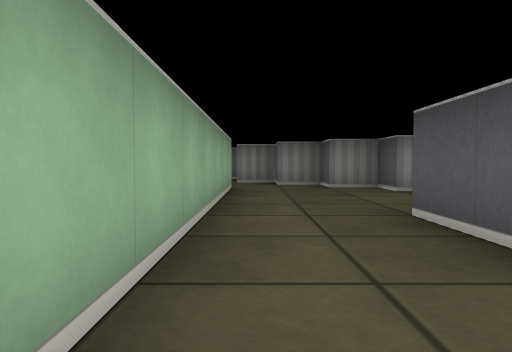
view 1 (above)

24 first-person views from a walk through a cub3D maze. The camera is about half as high as the walls, tilts 2° down and sees 70° across. The floor is counted in squares. Each view is taken from the middle of a square. On the plan, view 1 faces up. The plan holds only what a view shows up to about 9 squares ahead; the rest is blank.

view 2
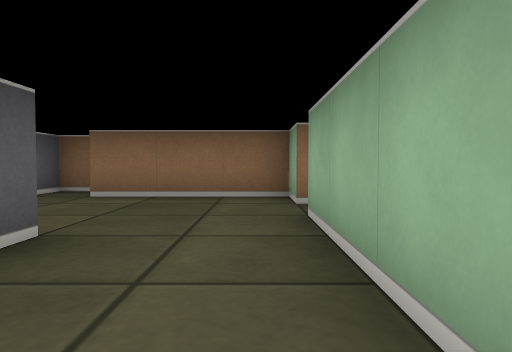

view 3
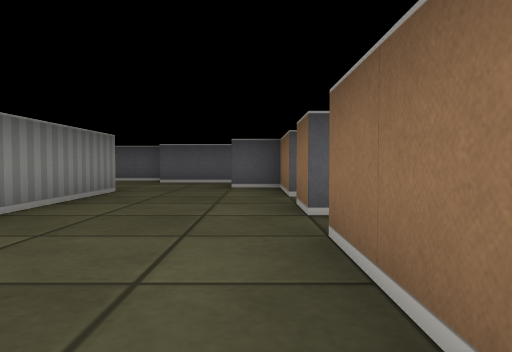

view 4
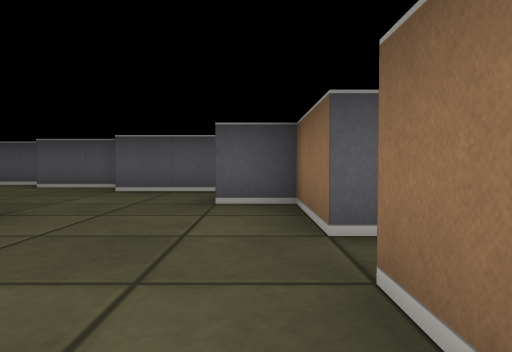

view 5
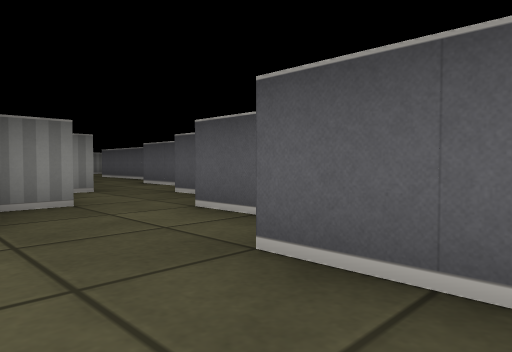

view 6
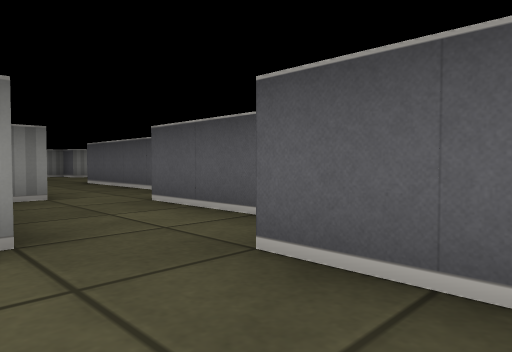

view 7
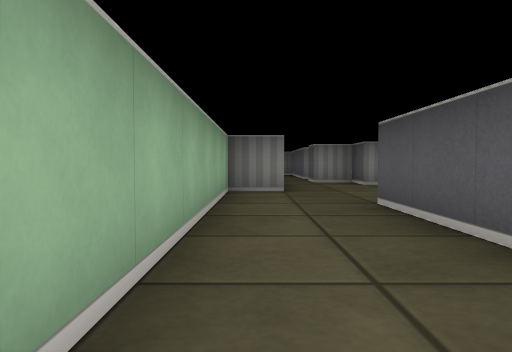

view 8
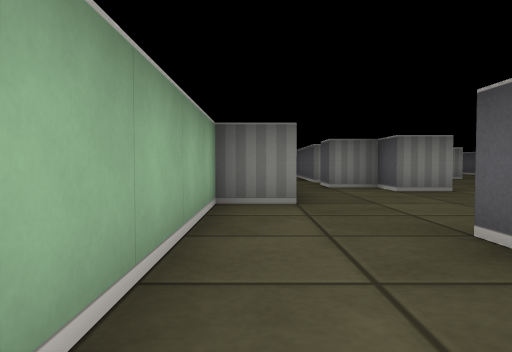

view 9
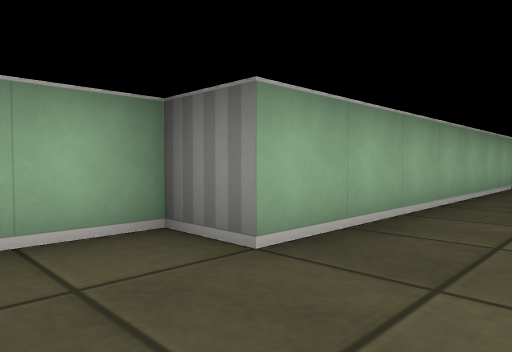

view 10
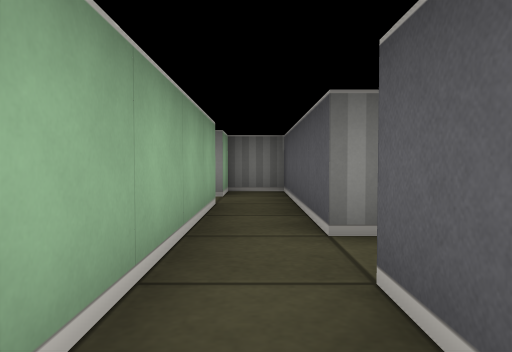

view 11
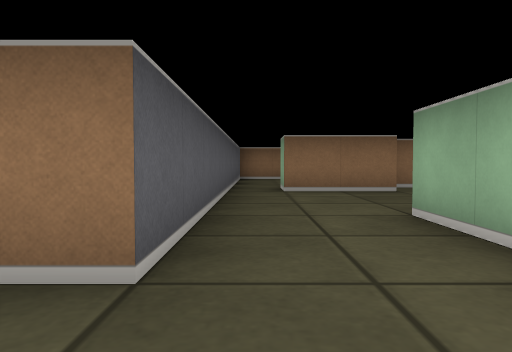

view 12
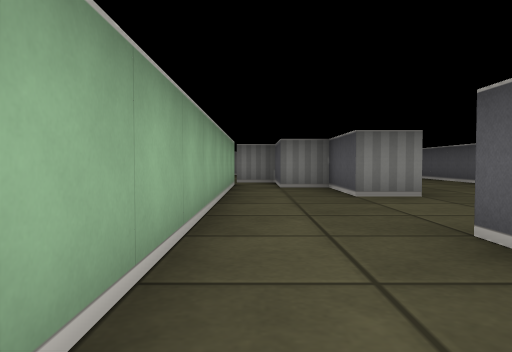

view 13
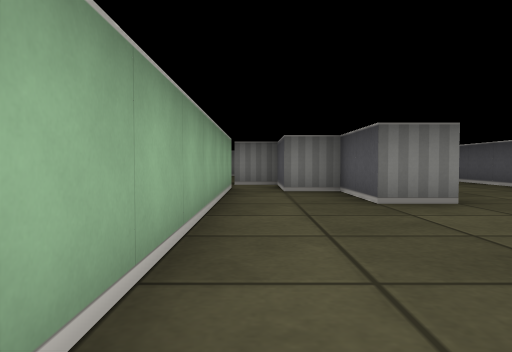

view 14
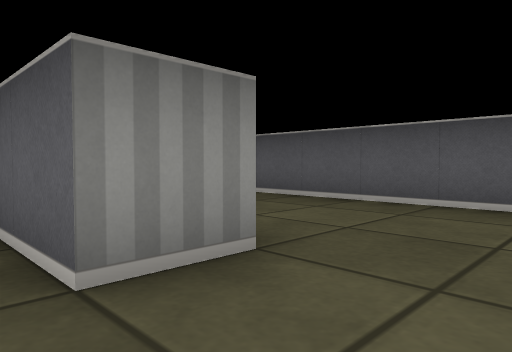

view 15
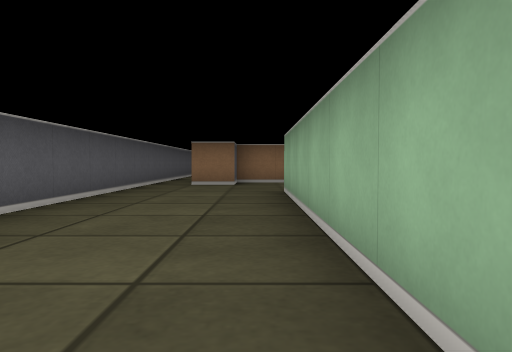

view 16
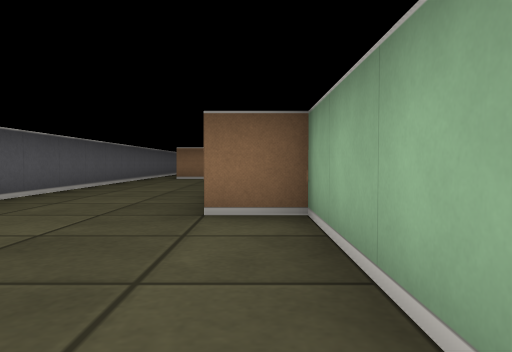

view 17
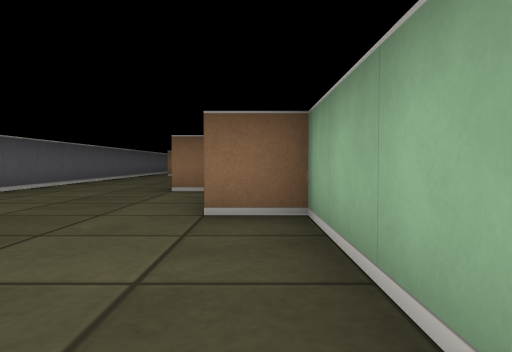

view 18
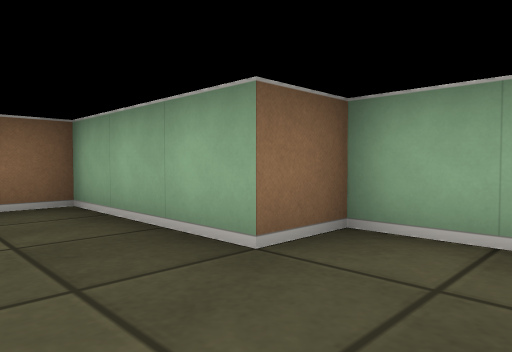

view 19
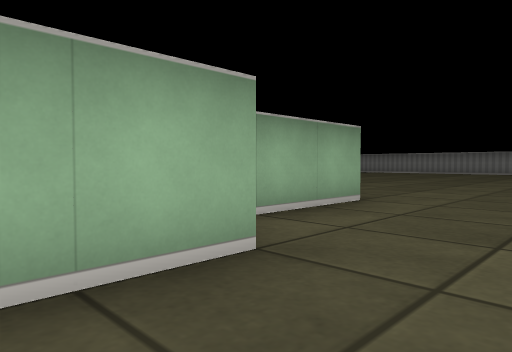

view 20
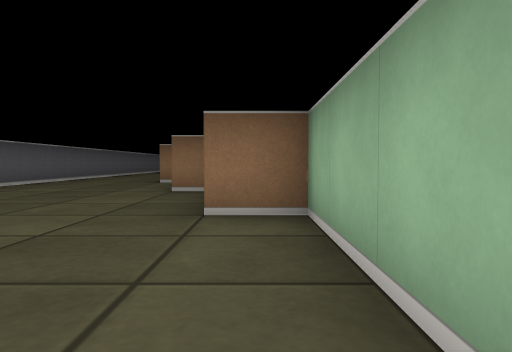

view 21
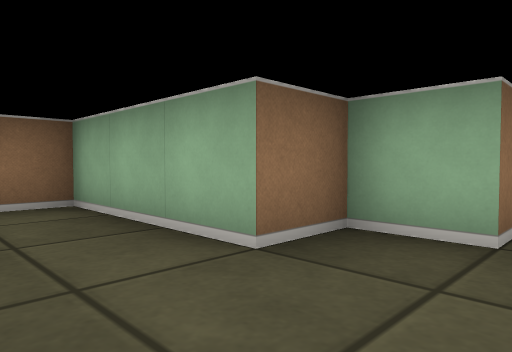

view 22
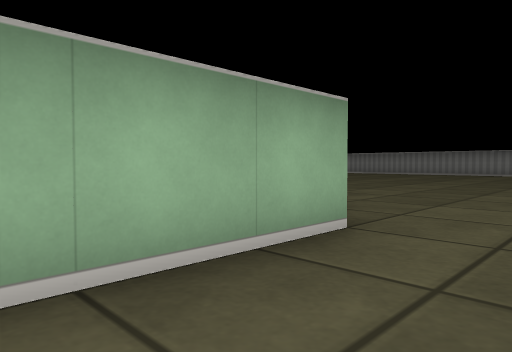

view 23
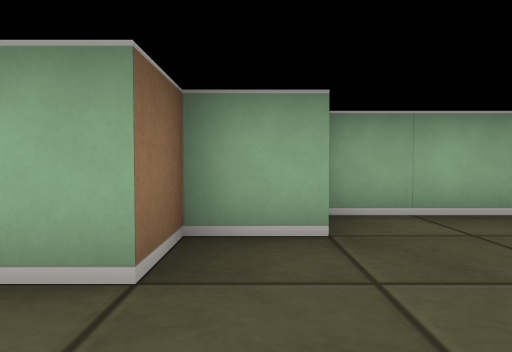

view 24
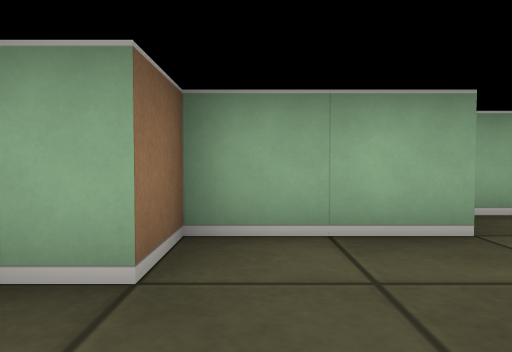

### Floor plan
Points are (right, up) in squares from view 1. A wall is a line through its corners. A room is listed if a view was taken in it or the views show most of it. See-through windows are left out.
Room 1 (views 1, 3, 4, 5, 6, 7, 8, 9, 10, 12)
walls: (10.6, 6.5) (10.1, 6.5); (9.6, 4.5) (8.8, 4.5); (11.5, 4) (11.5, 5.5); (12.5, 6.5) (12.5, 8.5); (10.5, 1.9) (10.5, 3.5); (13.5, 10.2) (13.5, 13.5); (6.5, 1.5) (3.5, 1.5); (9.5, -0.4) (9.5, 1.5); (5.5, -1.5) (7.5, -1.5) (7.5, -0.5); (14.4, 14.5) (16.5, 14.5); (1.5, 1.5) (1.5, 3.5); (-0.5, 3.5) (-0.5, 0.5); (2.9, -2.5) (3.5, -2.5) (3.5, -1.5) (4.5, -1.5); (17.5, 14.6) (17.5, 17.5); (-0.5, -0.5) (-0.5, -1.5) (2.5, -1.5); (15.5, 17.5) (14.5, 17.5) (14.5, 18.5) (13.5, 18.5) (13.5, 19.5); (12.5, 19.5) (12.5, 15.5) (11.5, 15.5) (11.5, 9.5) (11, 9.5)
ways out: opening at (0.5, 2.5) to room 2; opening at (16.5, 18.5) to room 3; opening at (13, 19); opening at (17, 15)
Room 2 (view 2)
walls: (2.5, 6.5) (2.5, 7.5) (1.5, 7.5) (1.5, 8.5) (0.5, 8.5); (-0.5, 7.4) (-0.5, 3.5)
ways out: opening at (0.5, 2.5) to room 1
Room 3 (views 11, 13, 14, 15, 16, 17, 18, 19, 20, 21, 22, 23, 24)
walls: (12.5, 41.5) (12.5, 41); (13.5, 40.6) (13.5, 38.5) (14.5, 38.5) (14.5, 37.5) (15.5, 37.5) (15.5, 34.5) (16.5, 34.5) (16.5, 31.5) (17.5, 31.5) (17.5, 28.5) (18.5, 28.5) (18.5, 22.5) (17.5, 22.5) (17.5, 24.5) (16.5, 24.5) (16.5, 25.5); (15.5, 25.5) (15.5, 17.5); (19.4, 20.5) (20.5, 20.5); (21.5, 20) (21.5, 30.2); (17.5, 17.5) (17.5, 19.5) (18.1, 19.5)
ways out: opening at (16.5, 18.5) to room 1; opening at (16, 25); opening at (21, 20)

Where each view was taken, in squares from view 1:
view 1: 0 up, 0 right, facing up
view 2: 4 up, 0 right, facing down
view 3: 1 down, 0 right, facing right
view 4: 1 down, 3 right, facing right
view 5: 0 up, 8 right, facing up-right
view 6: 4 up, 10 right, facing up-right
view 7: 9 up, 12 right, facing up
view 8: 11 up, 12 right, facing up
view 9: 14 up, 14 right, facing up-left
view 10: 18 up, 13 right, facing up
view 11: 21 up, 17 right, facing down
view 12: 17 up, 16 right, facing up
view 13: 18 up, 16 right, facing up
view 14: 21 up, 17 right, facing up-right
view 15: 29 up, 19 right, facing down
view 16: 32 up, 18 right, facing down
view 17: 35 up, 17 right, facing down
view 18: 36 up, 18 right, facing down-left
view 19: 33 up, 18 right, facing up-left
view 20: 38 up, 16 right, facing down
view 21: 39 up, 17 right, facing down-left
view 22: 35 up, 17 right, facing up-left
view 23: 38 up, 17 right, facing left
view 24: 39 up, 16 right, facing left
